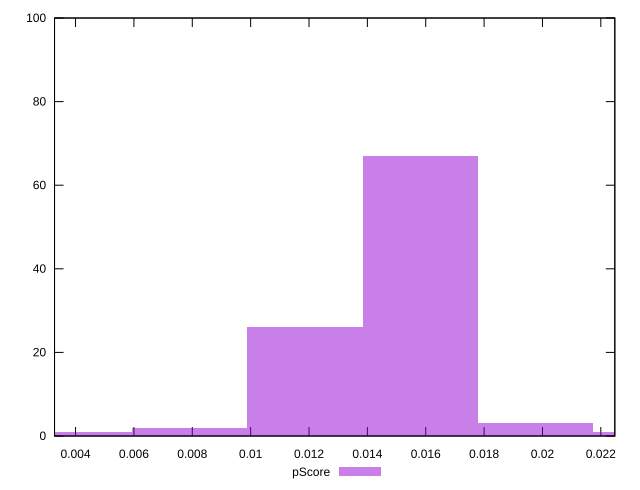

gnuplot code for this plot:
reset

$pScore <<EOF
0.011862937618197119 26
0.01581725015759616 67
0.023725875236394238 1
0.00790862507879808 2
0.0197715626969952 3
0.00395431253939904 1
EOF

set key outside below
set boxwidth 0.00395431253939904
set xrange [0.003279516712687891:0.022479703443680554]
set yrange [0:100]
set trange [0:100]
set style fill transparent solid 0.5 noborder
set terminal svg size 640, 490 enhanced background rgb 'white'
set output "report_00009_2021-02-08T22-37-41.559Z/cumulative-layout-shift/samples/pages/pScore/histogram.svg"

plot $pScore title "pScore" with boxes

reset
